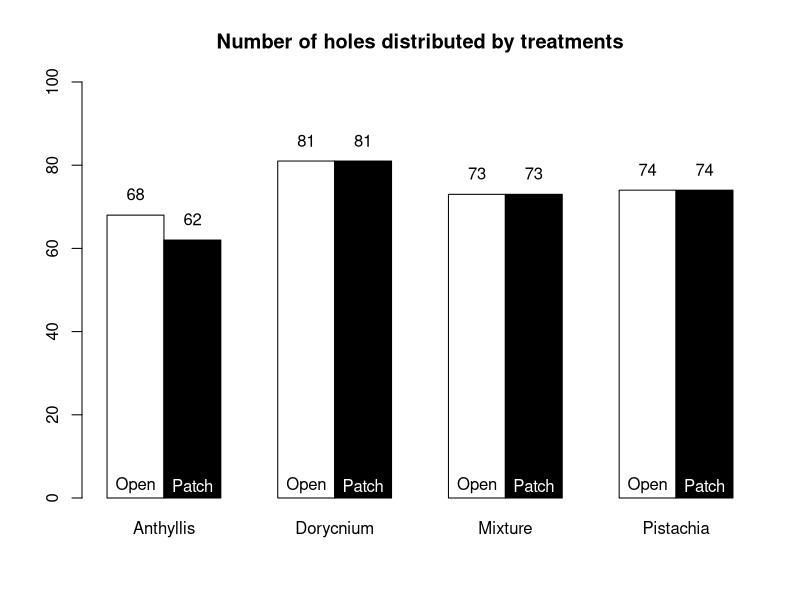

Reproduce this figure in R. (Note: this script raises an error after producing the figure.)
## ---- chunk 1
data <- read.table("data_january_plant.csv", sep=";",dec=",", header=T)
str(data)
data$ms <- as.factor(data$ms)
## ---- chunk 2
att <- tapply(data$com, list(data$ms, data$com), length)
att <- as.matrix(att)
colnames(att) <- c("Anthyllis", "Dorycnium", "Mixture", "Pistachia")
rownames(att) <- c("Open","Patch")
## ---- chunk 3
barplot(as.matrix(att), beside=TRUE,
	col=c("white", "black"), 
	names.arg= c("Anthyllis", "Dorycnium", "Mixture", "Pistachia"),
	main="Number of holes distributed by treatments",
	ylim=c(0,100))
text(x = c(1.50, 2.50, 4.5, 5.5, 7.5, 8.5, 10.5, 11.5),
	y = as.vector(att + 5),
	labels = as.character(as.vector(att)))
text(x = c(1.50, 2.50, 4.5, 5.5, 7.5, 8.5, 10.5, 11.5),
	y = as.vector(3), labels = c("Open", "Patch"),
	col = c("black" ,"white"))
## ---- chunk 4
data[which(is.na(data$e1)),]$e1 <- 0;data[which(is.na(data$e2)),]$e2  <- 0;data[which(is.na(data$e3)),]$e3 <- 0
tra <- data[data$e1<=1 & data$e2<=1 & data$e3<=1,]
art <- tapply(tra$com, list(tra$ms, tra$com), length)
art <- as.matrix(art)
colnames(art) <- c("Anthyllis", "Dorycnium", "Mixture", "Pistachia")
rownames(art) <- c("Open","Patch")
knitr::kable(art, caption="Number of holes with individuals in good shape")
## ---- chunk 5
barplot(as.matrix(art), beside=TRUE,
	col=c("white", "black"), 
	names.arg= c("Anthyllis", "Dorycnium", "Mixture", "Pistachia"),
	main="Number of holes distributed by treatments with good individuals",
	ylim=c(0,100))
text(x = c(1.50, 2.50, 4.5, 5.5, 7.5, 8.5, 10.5, 11.5),
	y = as.vector(art + 5),
	labels = as.character(as.vector(art)))
text(x = c(1.50, 2.50, 4.5, 5.5, 7.5, 8.5, 10.5, 11.5),
	y = as.vector(3), labels = c("Open", "Patch"),
	col = c("black" ,"white"))
## ---- chunk 6
layout(matrix(c(1,2,3,4,5,6), 2, 3, byrow = FALSE))

com <- c("A", "D", "P")
for (i in 1:3) {
	hist(data[which(data$com==com[i]),]$h1, breaks=20, main=paste(com[i]," ","heights"))
	hist(data[which(data$com==com[i]),]$d1, breaks=20, main=paste(com[i]," ","diameters"))
}

## ---- chunk 7
sampled <- data[data$e1<=1 & data$e2<=1 & data$e3<=1,]
sampl <- c()
for (i in 1:nlevels(sampled$com)) {
	for (j in 1:nlevels(sampled$ms)) {
		temp <- sampled[which(sampled$com==levels(sampled$com)[i] & sampled$ms==levels(sampled$ms)[j]),]$label
		sampl <- c(sampl, sample(temp, size= round(length(temp)/2), replace=FALSE))
	}
}

sampled$watering <- rep(0,times=length(sampled$label))
sampled[which(sampled$label %in% sampl),]$watering <- 1
tabl <- tapply(sampled$watering, list(sampled$ms, sampled$com), FUN= function(x) sum(x)/length(x))
tabl <- round(tabl,3)
knitr::kable(tabl, caption="fraction of holes which will be watered by treatments")
